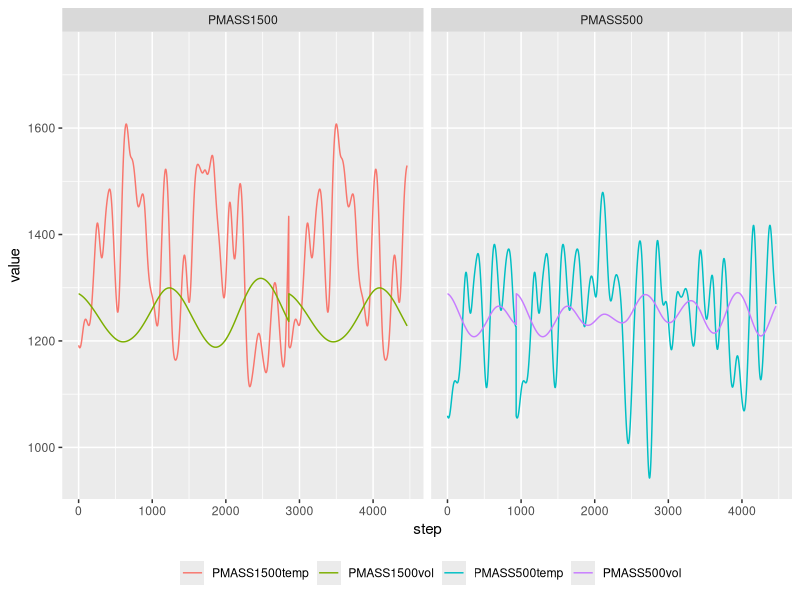

The R source for this figure:
## ---- chunk 1
knitr::opts_chunk$set(echo = TRUE,warning = FALSE, message = FALSE)
## ---- chunk 2
library(readxl)
library(tidyverse)
oscillations_raw <- read_excel("oscillations.xlsx", sheet = 3)


osc <- oscillations_raw


osc %>% 
  pivot_longer(cols =colnames(osc)[2:5], names_to = "variable", values_to = "value") %>% 
  mutate(group = case_when(str_detect(variable,"PMASS1500") ~ "PMASS1500",
                             TRUE ~ "PMASS500")) %>% 
  ggplot(aes(step, value, colour = variable))+
  labs(colour = "")+
  facet_grid(~ group) +
  theme(legend.position = "bottom")+
  geom_line()
